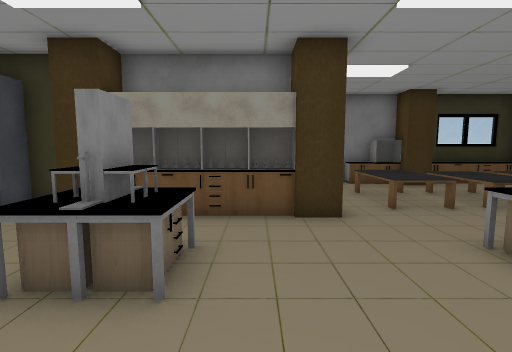
View 1 (above)

19 first-person views from a walk through a 3-D level made in the Unity game engine. The camera is 1.5 m above the floor, tilts 6° down and sees 85° across. The floor is counted in squares, 1 m on a side. Each view is taken from the middle of a square. On the plan, view 1 faces up. The plan holds only what a view shows up to about 14 squares ahead; the rest is blank. The place goes on beyond the plan. The player is left out. Door leaves are left out, so doorways stand open. Some surface patterns are stand-ins.

View 2
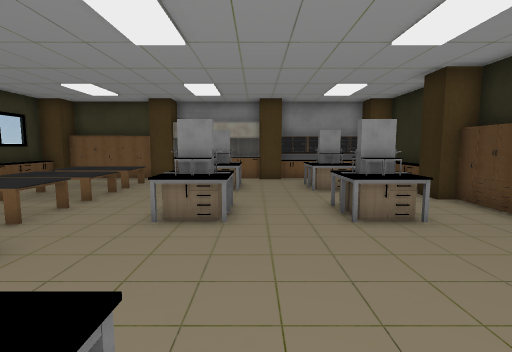

View 3
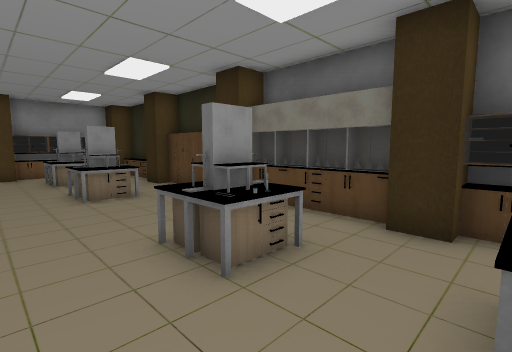

View 4
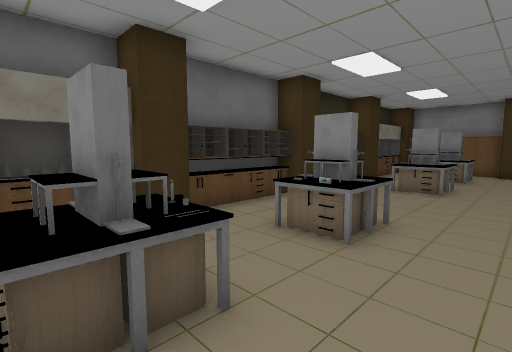

View 5
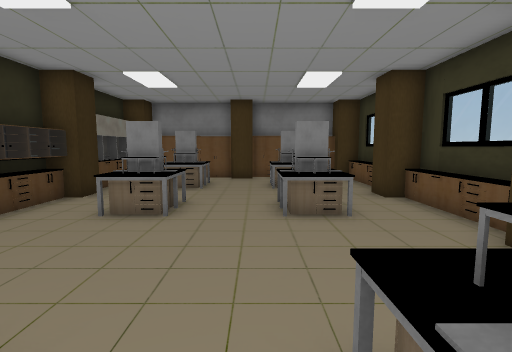

View 6
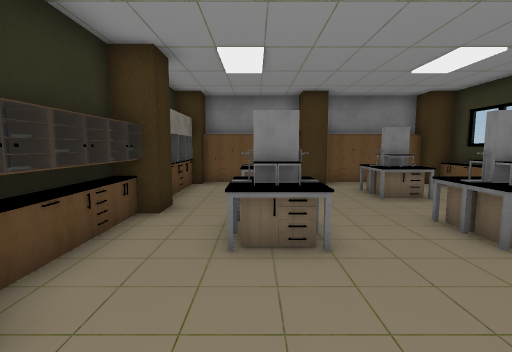

View 7
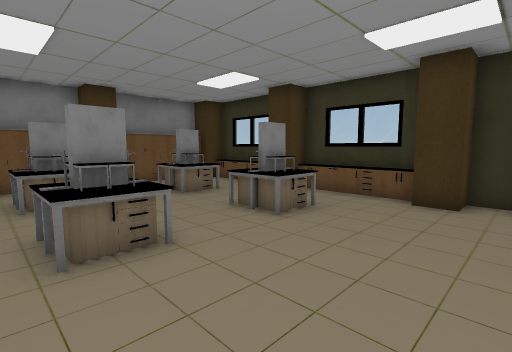

View 8
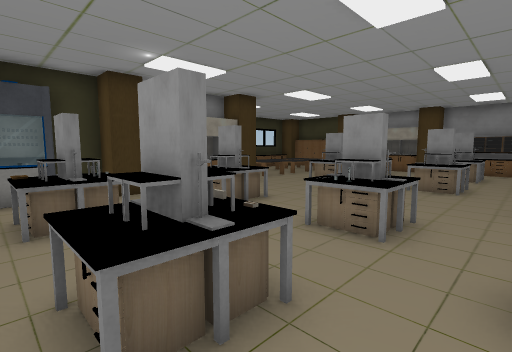

View 9
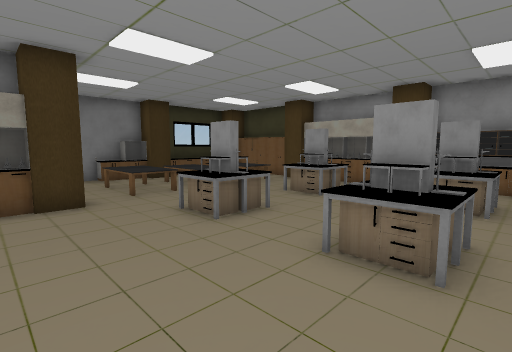

View 10
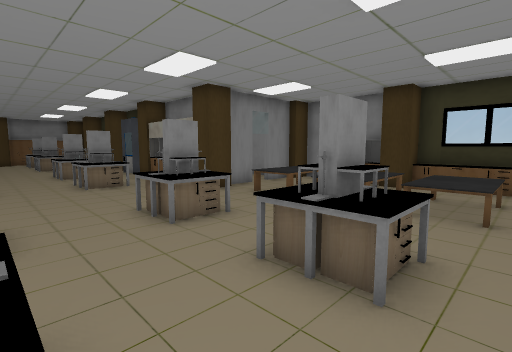

View 11
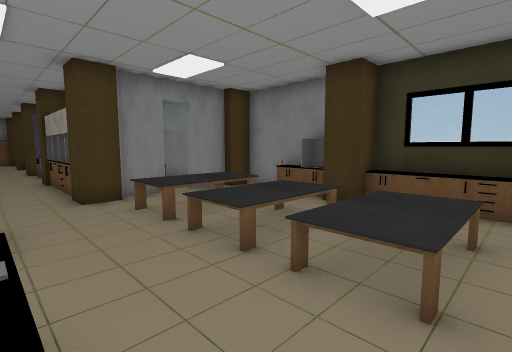

View 12
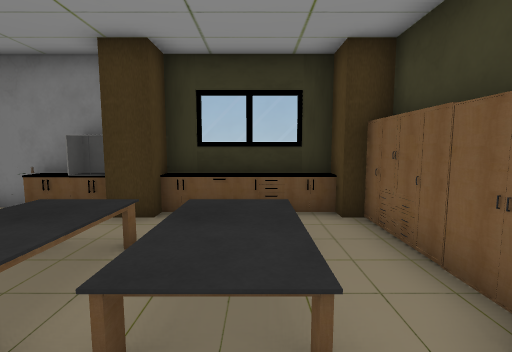

View 13
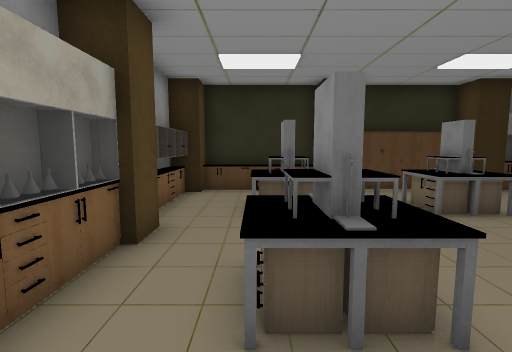

View 14
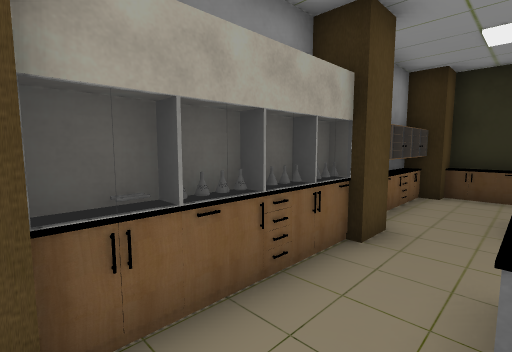

View 15
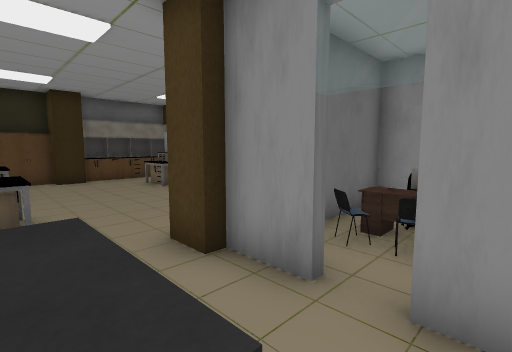

View 16
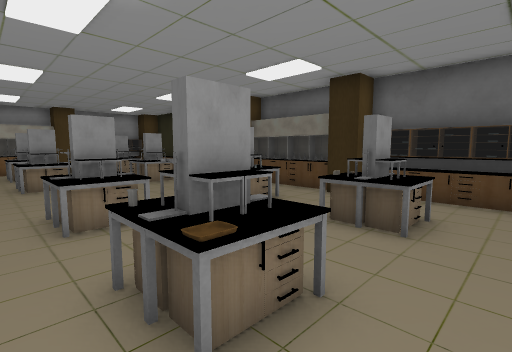

View 17
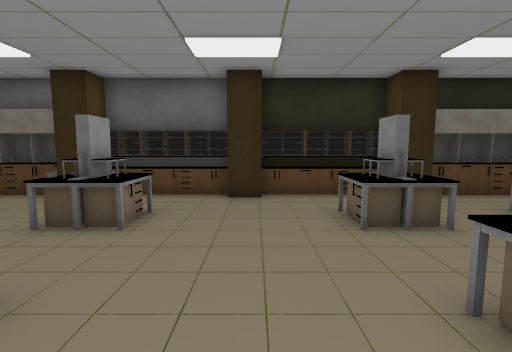

View 18
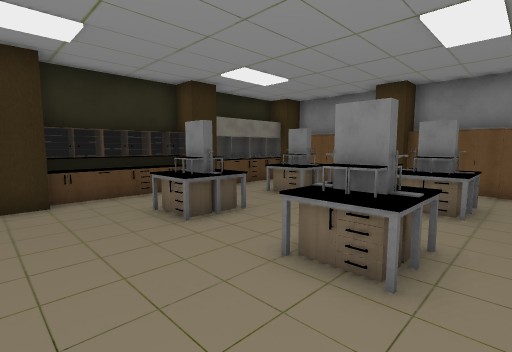

View 19
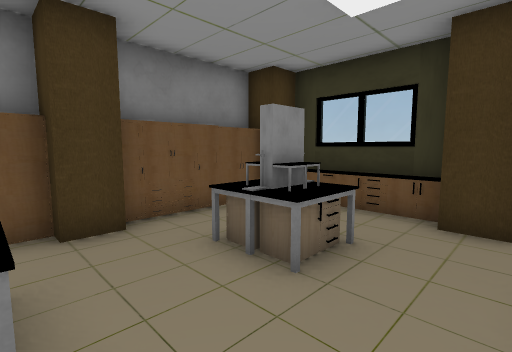

### Floor plan
Points are (right, up) in squares from view 1. A wall is a line through its corners. A room is listed if a view was taken in it or the views show most of it. See-through windows are left out.
Room 1 (views 1, 2, 3, 4, 5, 6, 7, 8, 9, 10, 11, 12, 13, 14, 15, 16, 17, 18, 19)
walls: (-3.4, 5.8) (-4.2, 5.8) (-4.2, 6.8) (-5.6, 6.8); (1.8, -3.1) (1.8, -3.8); (-7.2, 6.8) (-8.2, 6.8) (-8.2, 5.8) (-9.2, 5.8); (1.5, 8.4) (1.5, 6.8) (1.8, 6.8) (1.8, 6.4); (-7.6, -4.1) (-6.4, -4.1); (5.8, -3.8) (5.8, -3.2) (6.5, -3.2); (-11.4, 6.8) (-12.5, 6.8); (2.6, 11.8) (1.8, 11.8) (1.8, 10.8) (1.5, 10.8) (1.5, 9.2); (7.5, -4.1) (8.5, -4.1); (-13.2, 5.8) (-14.2, 5.8); (-12.5, -4.1) (-11.4, -4.1); (-14.2, -3.2) (-13.4, -3.2); (11.4, 1.9) (11.4, 5.8) (10.8, 5.8) (10.8, 6.9); (10.4, -4.1) (10.8, -4.1) (10.8, -3.4); (8.6, 11.8) (6.8, 11.8) (6.8, 10.8) (5.8, 10.8) (5.8, 11.8) (5.4, 11.8); (11.8, -2.5) (11.8, -1.9); (-16.4, 6.8) (-17.5, 6.8); (11.8, 10.8) (10.8, 10.8) (10.8, 11.8) (10.4, 11.8); (-18.6, 1.8) (-18.2, 1.8) (-18.2, 0.8) (-18.6, 0.8); (-18.2, 5.8) (-18.8, 5.8); (-18.6, -3.2) (-18.1, -3.2)
low walls: (-11.4, 6.4) (-12.1, 6.4); (-16.4, 6.4) (-17.1, 6.4)
ways out: opening at (-15.5, 6.5); opening at (-10.5, 6.5); open door at (1, 9)
objects: other object (-19, -2); other object (-19, 0); other object (-19, 3); other object (-19, 5); other object (-17, -4); other object (-16, -4); other object (-16, -3); other object (-16, -1) to (-15, 0); other object (-16, 3) to (-15, 4); other object (-16, 6) to (-16, 7); other object (-15, -4); other object (-15, 7); other object (-12, -1) to (-11, 0); other object (-12, 3) to (-11, 4); other object (-11, -4); other object (-11, 6) to (-11, 7); other object (-10, -4); other object (-10, 7); other object (-9, -4); other object (-8, -4); other object (-7, 6); other object (-6, -4); other object (-6, -1) to (-5, 0); other object (-6, 3) to (-5, 3); other object (-6, 4); other object (-5, -4); other object (-5, 4); other object (-4, -4); other object (-3, -4); other object (-2, -4); other object (-2, -1) to (-1, 0); other object (-2, 0); other object (-2, 3) to (-1, 4); other object (-2, 5); other object (-1, 6); other object (0, 6); other object (1, -4); other object (1, 6); other object (3, -4); other object (3, 7) to (5, 9); other object (4, -4) to (5, -4); other object (4, -1) to (5, 0); other object (4, 3) to (5, 4); other object (4, 11); other object (4, 12); other object (5, 11); other object (5, 12); other object (6, 7) to (7, 9); other object (7, -4); other object (8, -1) to (9, 0); other object (8, 3) to (9, 4); other object (8, 7) to (9, 9); other object (8, 11); other object (9, -4); other object (9, 11) to (9, 12); other object (10, -4); other object (10, 11) to (10, 12); other object (11, -2); other object (11, -1); other object (11, 0); other object (11, 1) to (12, 1); other object (11, 2); other object (11, 3); other object (11, 5); other object (11, 8) to (12, 8); other object (11, 9) to (12, 10); other object (12, -3); other object (12, -1); other object (12, 0)

Where each view was taken, in squares from view 1:
view 1: 0 up, 0 right, facing up
view 2: 2 up, 2 left, facing right
view 3: 2 up, 5 left, facing down-right
view 4: 2 up, 1 left, facing down-left
view 5: 2 up, 5 left, facing left
view 6: 1 down, 7 left, facing left
view 7: 2 down, 7 left, facing up-left
view 8: 3 down, 7 left, facing up-right
view 9: 2 down, 0 right, facing up-right
view 10: 0 up, 10 right, facing up-left
view 11: 4 up, 10 right, facing up-left
view 12: 5 up, 9 right, facing up
view 13: 6 up, 9 right, facing down
view 14: 6 up, 9 right, facing down-right
view 15: 10 up, 4 right, facing down-left
view 16: 5 up, 8 left, facing down-right
view 17: 5 up, 9 left, facing down
view 18: 5 up, 8 left, facing down-left
view 19: 0 up, 13 left, facing up-left
